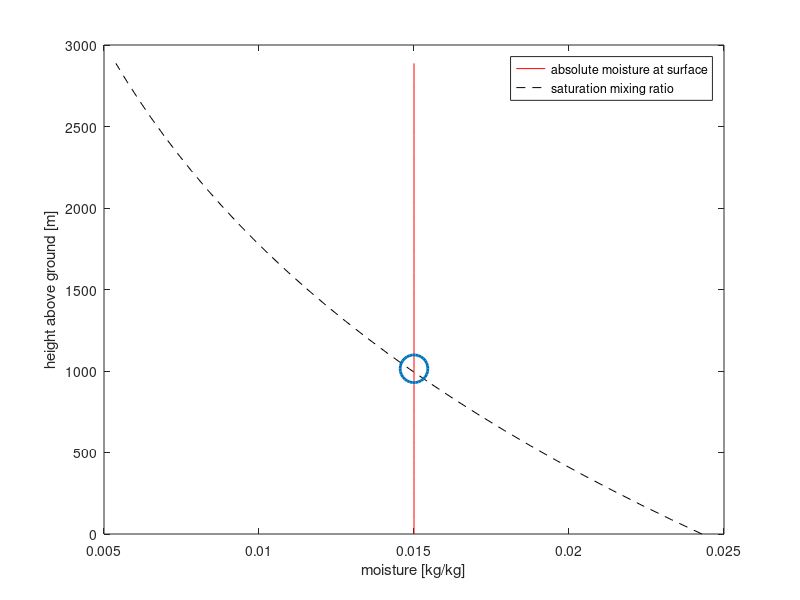

This chart was generated by the following MATLAB code:
% calculate air parcel according to Clausius-Claperon Equation
%
% define initial values
p0 = 100.; %surface pressure in kPa
z0 = 0.; %height
t0 = 28+273.15; %Temperature at surface
q0 = 0.015; %1.7e-02; %absolute moisture units in kg/kg (moist air)
lclh=0; %initial value

vlev    = 31;
dp      = 1.;

%constants
g = 9.81;                %m/s2
p0 = 100.00;             %kPa
epsilon = 0.622;         %g water / g air = Rd/Rv
Tabs = 273.0;            %K
cp = 1004.67;            %J/ kg K
Rd = 287.053;            %J/ kg K
Rv = 461.50;             %J/ kg K
Lv = 2.5e6;              %J/kg
e0 = 0.611;              %kPa
gd = -(g/cp);        %K/m

for k=1:vlev-1
 p(k)     = p0 - (k-1)*dp;
 theta(k) = t0; 
 exn(k)   = (p0/p(k))^(Rd/cp);
 t(k)     = theta(k)/exn(k);
 rho(k)   = p(k)/(Rd*t(k));
 dz(k)    = dp/(g*rho(k));

 if (k==1)
 z(k) = z0;
 else 
 z(k)=z(k-1) + dz(k); 
 end

 q(k)     = q0;
 es(k)    = e0 * exp((Lv/Rv)*((1/Tabs)-(1/t(k)))); %saturation water vapor pressure
 qs(k)    = (epsilon*es(k))/p(k); %saturation mixing ratio
 gm(k)    = -gd*((1+((qs(k)*Lv)/(Rd*t(k))))/... 
	         (1+(((Lv^2)*qs(k))/(cp*Rv*(t(k)^2)))));
 end
 
%  parcel
for k=1:vlev-1
 if (z(k) <= lclh)
 thetap(k)  = theta(k);
 else
 thetap(k)  = theta(k) + gm(k)*(z(k)-lclh);
 end
end

%calculate lclh ~ height of PBL for clear skies

for k=vlev-1:-1:1
 if (q(k) >= qs(k))
 lclh = z(k);
 qhh=q(k);
 end
end
figure; plot(q,z,'r',qs,z,'--k'); hold on; plot(qhh,lclh,'o','MarkerSize', 20, 'LineWidth',2)
legend('absolute moisture at surface','saturation mixing ratio')
xlabel('moisture [kg/kg]'); ylabel('height above ground [m]')